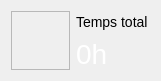
   <widget class="QWidget" name="layoutWidget">
    <property name="geometry">
     <rect>
      <x>13</x>
      <y>39</y>
      <width>161</width>
      <height>61</height>
     </rect>
    </property>
    <layout class="QHBoxLayout" name="horizontalLayout">
     <item>
      <widget class="QFrame" name="frame">
       <property name="minimumSize">
        <size>
         <width>59</width>
         <height>59</height>
        </size>
       </property>
       <property name="maximumSize">
        <size>
         <width>59</width>
         <height>59</height>
        </size>
       </property>
       <property name="styleSheet">
        <string notr="true">border-image: url(:/clock/pictures/clock-8-128.png) 0 0 0 0 stretch stretch;</string>
       </property>
       <property name="frameShape">
        <enum>QFrame::StyledPanel</enum>
       </property>
       <property name="frameShadow">
        <enum>QFrame::Raised</enum>
       </property>
      </widget>
     </item>
     <item>
      <layout class="QVBoxLayout" name="verticalLayout">
       <item>
        <widget class="QLabel" name="label_2">
         <property name="styleSheet">
          <string notr="true">font-size: 14px;</string>
         </property>
         <property name="text">
          <string>Temps total</string>
         </property>
        </widget>
       </item>
       <item>
        <widget class="QLabel" name="total_time_label">
         <property name="styleSheet">
          <string notr="true">font-size: 28px;
color: white;</string>
         </property>
         <property name="text">
          <string>0h</string>
         </property>
        </widget>
       </item>
      </layout>
     </item>
    </layout>
   </widget>
